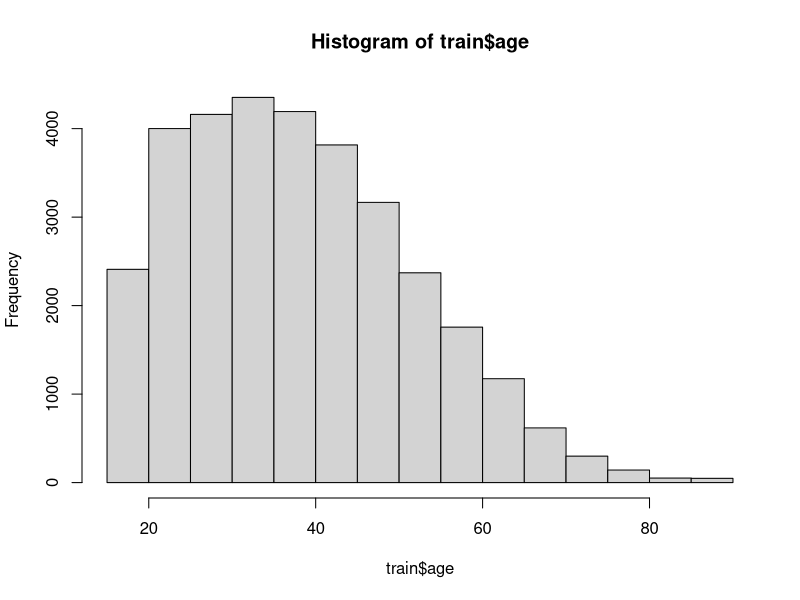
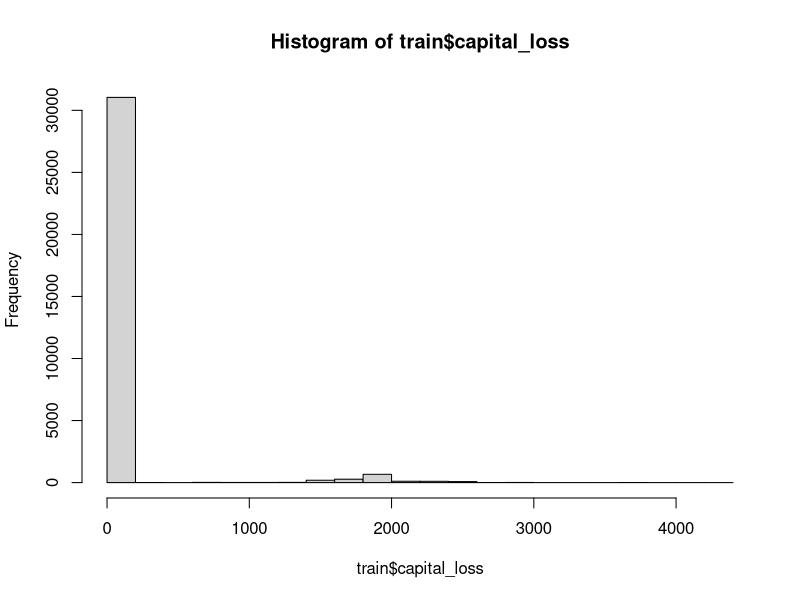
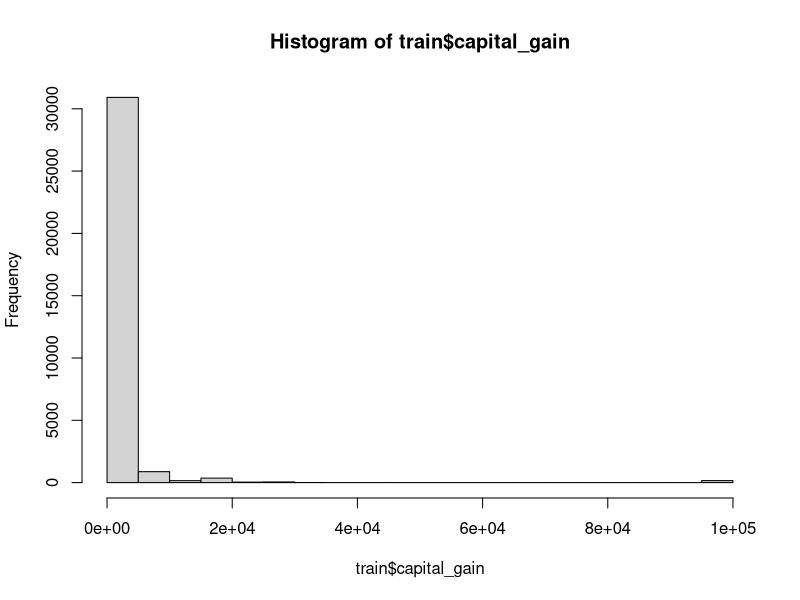
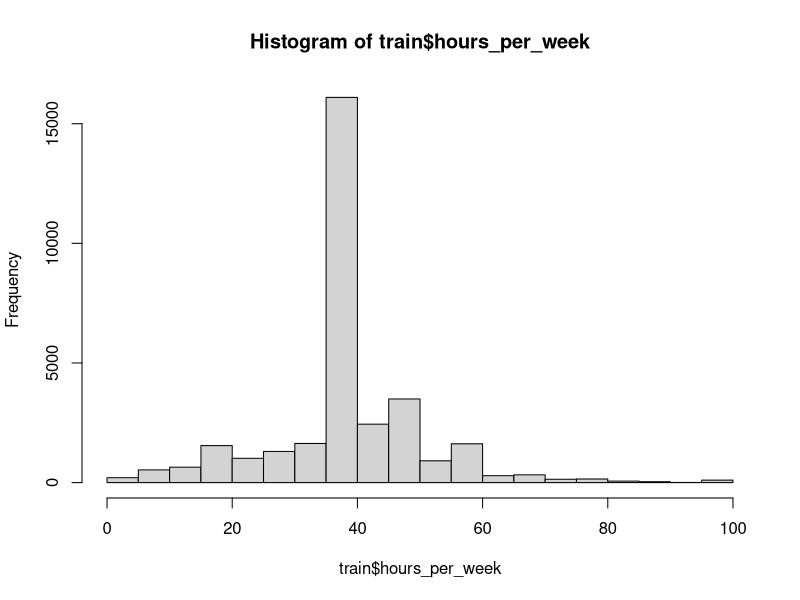
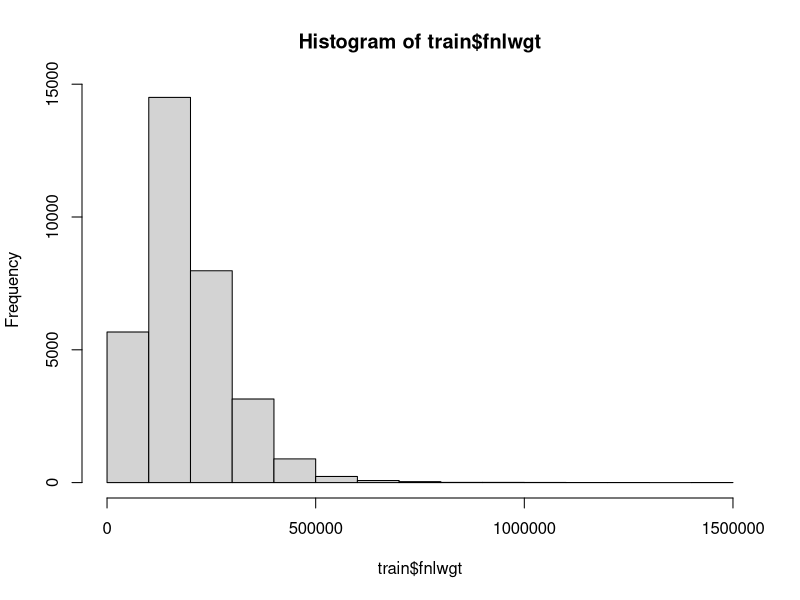
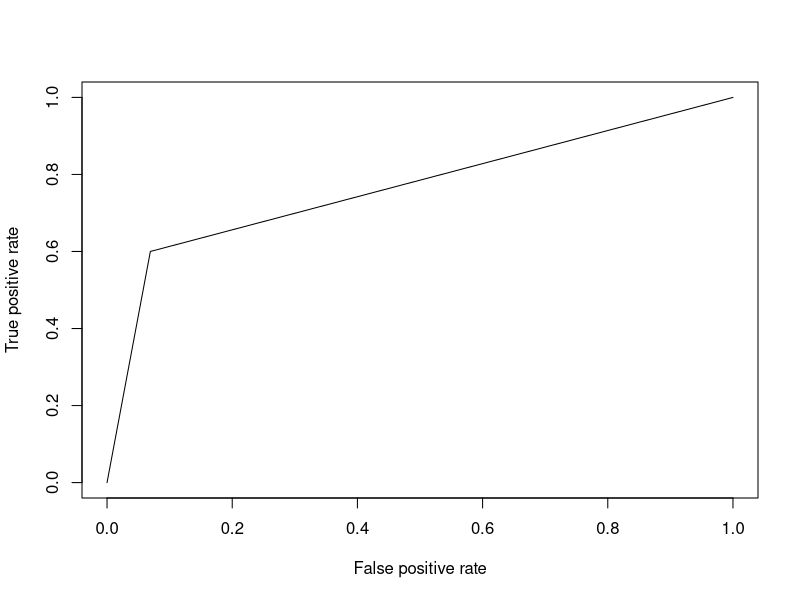

R code for these plots, in order:
### R vs pandas + scikit-learn testing script
### We have a dataset from the 1990 Census of individuals, with demographic and
### economic traits, and a binary indicator for whether the individual made
### more than $50,000 a year. Let's take this dataset, explore and clean it, and
### have a model bake-off to see how well we can predict the high-income indicator.
### We'll conduct the same analysis a) in R, b) with pandas / scikit-learn in Python.

### We'll use these metrics of performance:
###     o) inspecting the confusion matrix
###     o) the ROC curve, plotted
###     o) the area under the ROC curve
###     o) the accuracy and error rate
# ==================================================================================

library(pscl)
library(ROCR)
library(ggplot2)

setwd("~/Downloads/rpy_example")

## Read in the data
train <- read.csv("data/adult.data.txt")
test <- read.csv("data/adult.test.txt")

all.equal(names(train), names(test))
names(train)

## Explore it and investigate variable coding
summary(train)
with(train, table(education, education_num))

hist(train$age)
table(train$sex)

hist(train$capital_loss)
hist(train$capital_gain)
hist(train$hours_per_week)

train$mainland_us <- as.numeric(train$native_country == "United-States")
test$mainland_us <- as.numeric(test$native_country == "United-States")

train$high_income <- ifelse(train$income_bin == ">50K", 1, 0)
table(train$high_income, train$income_bin, useNA="ifany")

test$high_income <- ifelse(test$income_bin == ">50K", 1, 0)
table(test$high_income, test$income_bin, useNA="ifany")

#the CPS weights. these are real weird
hist(train$fnlwgt)
summary(train$fnlwgt)

# =========================================================================
### The model bake-off!

summary(train$high_income)
summary(test$high_income)

## Logistic regression
logit.mod <- glm(high_income ~ age + workclass + education_num +
                              marital_status + occupation + relationship + race + sex +
                              capital_gain + capital_loss + hours_per_week + mainland_us,
                 data=train, family=binomial("logit"))
summary(logit.mod); pR2(logit.mod)

yPred <- ifelse(predict(logit.mod, newdata=test, type="response") >= 0.5, 1, 0)

#Confusion matrix
prop.table(table(test$income_bin, yPred))

#ROC curve, AUC, accuracy/error rates
pred <- prediction(yPred, test$income_bin)
perf <- performance(pred, "tpr", x.measure="fpr")
plot(perf)

## Logistic regression with PCA

# Support vector machine

# Random forest

# Neural network with a single hidden layer

# k-NN

# Lasso / ridge / elastic-net

# Bayesian logit

# Gaussian process model

# 
